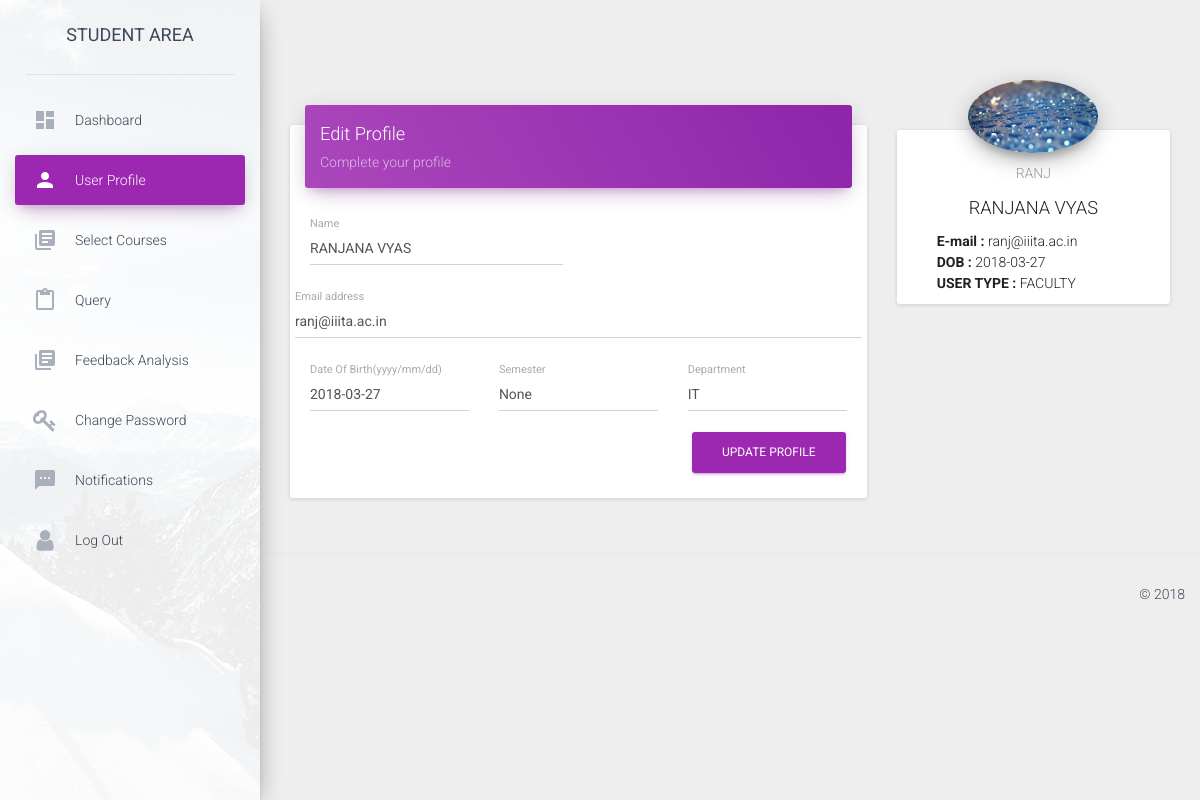
Page /profile/1 (signed in) on the committed database.
### app.py (models this page shows)
class users(db.Model):
	__tablename__ = 'users'
	column_display_pk = True
	email = db.Column(db.String(40),primary_key=True)
	username = db.Column(db.String(40))
	name = db.Column(db.String(50))
	dob = db.Column(db.Date())
	password = db.Column(db.String(50))
	type1 = db.Column(db.String(20))
	semester = db.Column(db.Integer)
	department = db.Column(db.String(30))
	is_active = db.Column(db.Integer)
	secret_key = db.Column(db.Integer)
	image_link = db.Column(db.String(200))

### app.py (the view, shortened to what this page needs)
@app.route('/profile/<id>',methods = ['GET','POST'])
def profile(id=None):
	global current,type1
	message=None
	img=None
	if session.get('logged_in') :
		if request.method == 'GET':
			conn = sqlite3.connect('students.sqlite3')
			cur = conn.cursor()
			cur.execute("SELECT * FROM users WHERE username = (?)",(current,))
			users = cur.fetchone()
			cur.execute("SELECT * FROM query WHERE useremail = (?) and seen = (?)",(current+"@iiita.ac.in",0,))
			notifications = cur.fetchall()
			if notifications==[]:
				notifications=None
			conn.close()
			print(type1)
			return render_template("user.html",type1=type1,users=users,notifications=notifications,message=message)
	return redirect(url_for('login'))

### templates/user.html (shortened to what this page needs)
<!doctype html>
<html lang="en">
<head>
    <link href="../static/css/bootstrap.min.css" rel="stylesheet" />
    <link href="../static/css/material-dashboard.css?v=1.2.0" rel="stylesheet" />
    <link href="../static/css/demo.css" rel="stylesheet" />
    <link href="http://maxcdn.bootstrapcdn.com/font-awesome/latest/css/font-awesome.min.css" rel="stylesheet">
</head>
<body>
    <div class="wrapper">
        <div class="sidebar" data-color="purple" data-image="../static/img/sidebar-1.jpg">
            <div class="logo">
                <label class="simple-text">
                    STUDENT AREA
                </label>
            </div>
            <div class="sidebar-wrapper">
                <ul class="nav">
                     <li>
                        <a href="{{url_for('login')}}">
                            <i class="material-icons">dashboard</i>
                            <p>Dashboard</p>
                        </a>
                    </li>
                    <li class="active">
                        <a href="{{url_for('profile',id=users[1])}}">
                            <i class="material-icons">person</i>
                            <p>User Profile</p>
                        </a>
                    </li>
                    <li>
                        <a href="{{url_for('courses')}}">
                            <i class="material-icons">library_books</i>
                            <p>Select Courses</p>
                        </a>
                    </li>
                    <li>
                        <a href="{{url_for('query')}}">
                            <i class="material-icons">content_paste</i>
                            <p>Query</p>
                        </a>
                    </li>
                    {% if type1 in "Student" %}
                    <li>
                        <a href="{{url_for('feedback')}}">
                            <i class="material-icons">library_books</i>
                            <p>Feedback</p>
                        </a>
                    </li>
                    {% else %}
                        <li>
                            <a href="{{url_for('feedbackanalysis')}}">
                                <i class="material-icons">library_books</i>
                                <p>Feedback Analysis</p>
                            </a>
                        </li>
                    {% endif %}
		            <li>
                        <a href="{{url_for('change_password',id=users[1])}}">
                            <i class="fa fa-key"></i>
                            <p>Change Password</p>
                        </a>
                    </li>
		            <li>
                        <a href="{{url_for('notifications')}}">
                            <i class="material-icons">sms</i>
                            {% if notifications is none %}<p>Notifications</p>{% else %}<p style="color:red;">Notifications</p>{% endif %}
                        </a>
                    </li>
                    <li>
                        <a href="{{url_for('logout')}}">
                            <i class="fa fa-user"></i>
                            <p>Log Out</p>
                        </a>
                    </li>
                </ul>
            </div>
        </div>
        <div class="main-panel">
            <div class="content">
                <div class="container-fluid">
                    <div class="row">
                        <form id="uploadbanner" enctype="multipart/form-data" method="post" action="">
                        <div class="col-md-8">
                            <div class="card">
                                <div class="card-header" data-background-color="purple">
                                    <h4 class="title">Edit Profile</h4>
                                    <p class="category">Complete your profile</p>
                                </div>
                                <div class="card-content">
                                        <div class="row">
                                            <div class="col-md-6">
                                                <div class="form-group label-floating">
                                                    <label class="control-label">Name</label>
                                                    <input name="name" type="text" class="form-control" value="{{users[2].upper()}}">
                                                </div>
                                            </div>
                                        </div>
					                    <div class="row">
                                            <div class="col-md-14">
                                                <div class="form-group label-floating">
                                                    <label class="control-label">Email address</label>
                                                    <input name="mail" type="email" class="form-control" value="{{users[0]}}" readonly>
                                                </div>
                                            </div>
                                        </div>
                                        <div class="row">
                                            <div class="col-md-4">
                                                <div class="form-group label-floating">
                                                    <label class="control-label">Date Of Birth(yyyy/mm/dd)</label>
                                                    <input name="dob" type="text" class="form-control" value="{{users[3].upper()}}">
                                                </div>
                                            </div>
                                            <div class="col-md-4">
                                                <div class="form-group label-floating">
                                                    <label class="control-label">Semester</label>
                                                    <input name="sem" type="text" class="form-control" value="{{users[6]}}">
                                                </div>
                                            </div>
                                            <div class="col-md-4">
                                                <div class="form-group label-floating">
                                                    <label class="control-label">Department</label>
                                                    <input name="depart" type="text" class="form-control" value="{{users[7]}}">
                                                </div>
                                            </div>
                                        </div>
                                        <button type="submit" class="btn btn-primary pull-right">Update Profile</button>
                                        <div class="clearfix"></div>
                                </div>
                            </div>
                        </div>
                        <div class="col-md-4">
                            <div class="card card-profile">
                                <div class="card-avatar">
                                        <img id="proimg" class="img" src="../static/upload/{{users[10]}}" />
                                </div>
                                <div class="content">
                                    <h6 class="category text-gray">{{users[1].upper()}}</h6>
                                    <h4 class="card-title">{{users[2].upper()}}</h4>
                                    <p style = "text-align: left; padding-left: 40px">
                                        <strong>    E-mail    : </strong> {{users[0]}} <br>
                                        <strong>    DOB       : </strong> {{users[3].upper()}} <br>
                                        <strong>    USER TYPE : </strong> {{users[5].upper()}} <br>
                                    </p>
                                </div>
                            </div>
                        </div>
                        </form>
                    </div>
                </div>
            </div>
            <footer class="footer">
                <div class="container-fluid">
                    <p class="copyright pull-right">
                        &copy;
                        </p>
                </div>
            </footer>
        </div>
    </div>
</body>
</html>

### rows in the picture
users: name "RANJANA VYAS", mail "ranj@iiita.ac.in", dob "2018-03-27", sem "None", depart "IT", image_link (picture), username "RANJ", email "ranj@iiita.ac.in", type1 "FACULTY"
